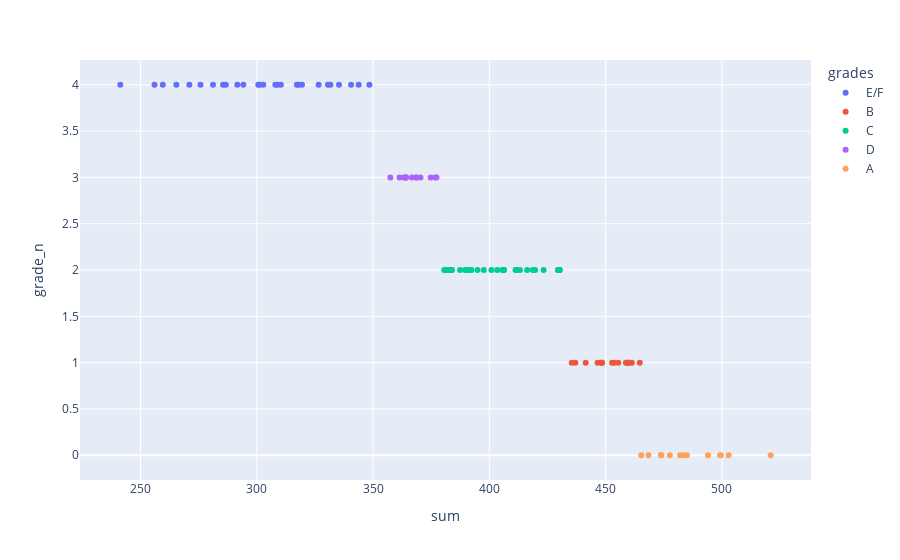

The cell this chart's notebook holds for it:
### Code cell
px.scatter(df,x='sum',y='grade_n',color='grades')

### Figure 1 — Plotly figure (JSON) as saved in the notebook; plotly's stock layout.template omitted (floating-point values rounded to 4 significant figures)
{"data": [{"hovertemplate": "grades=E/F<br>sum=%{x}<br>grade_n=%{y}<extra></extra>", "legendgroup": "E/F", "marker": {"color": "#636efa", "symbol": "circle"}, "mode": "markers", "name": "E/F", "orientation": "v", "showlegend": true, "type": "scatter", "x": [259.6, 308.9, 275.8, 294.2, 271, 291.6, 330.6, 285.5, 256.0, 326.6, 318.0, 317.2, 331.6, 281.2, 265.4, 302.8, 301.1, 348.4, 286.7, 319.4, 310.4, 308.0, 241.3, 343.8, 335.3, 300.6, 340.5], "xaxis": "x", "y": [4, 4, 4, 4, 4, 4, 4, 4, 4, 4, 4, 4, 4, 4, 4, 4, 4, 4, 4, 4, 4, 4, 4, 4, 4, 4, 4], "yaxis": "y"}, {"hovertemplate": "grades=B<br>sum=%{x}<br>grade_n=%{y}<extra></extra>", "legendgroup": "B", "marker": {"color": "#EF553B", "symbol": "circle"}, "mode": "markers", "name": "B", "orientation": "v", "showlegend": true, "type": "scatter", "x": [435.4, 461.3, 446.5, 448.1, 448.3, 459.4, 437.0, 455.4, 464.7, 460.3, 453.7, 452.8, 459.4, 448.5, 441.4, 458.7], "xaxis": "x", "y": [1, 1, 1, 1, 1, 1, 1, 1, 1, 1, 1, 1, 1, 1, 1, 1], "yaxis": "y"}, {"hovertemplate": "grades=C<br>sum=%{x}<br>grade_n=%{y}<extra></extra>", "legendgroup": "C", "marker": {"color": "#00cc96", "symbol": "circle"}, "mode": "markers", "name": "C", "orientation": "v", "showlegend": true, "type": "scatter", "x": [413.2, 403.4, 391.4, 406.3, 430.2, 429.8, 380.6, 381.3, 429.5, 387.4, 405.6, 392.2, 430.3, 382.3, 419.7, 382.9, 416.3, 397.6, 383.8, 394.9, 390.0, 389.6, 406.1, 412.0, 411.2, 418.7, 392.2, 400.9, 423.3, 383.9], "xaxis": "x", "y": [2, 2, 2, 2, 2, 2, 2, 2, 2, 2, 2, 2, 2, 2, 2, 2, 2, 2, 2, 2, 2, 2, 2, 2, 2, 2, 2, 2, 2, 2], "yaxis": "y"}, {"hovertemplate": "grades=D<br>sum=%{x}<br>grade_n=%{y}<extra></extra>", "legendgroup": "D", "marker": {"color": "#ab63fa", "symbol": "circle"}, "mode": "markers", "name": "D", "orientation": "v", "showlegend": true, "type": "scatter", "x": [376.8, 368.6, 363.1, 368.7, 364.2, 370.4, 357.4, 361.4, 374.8, 364.0, 366.8, 377.3, 364.0], "xaxis": "x", "y": [3, 3, 3, 3, 3, 3, 3, 3, 3, 3, 3, 3, 3], "yaxis": "y"}, {"hovertemplate": "grades=A<br>sum=%{x}<br>grade_n=%{y}<extra></extra>", "legendgroup": "A", "marker": {"color": "#FFA15A", "symbol": "circle"}, "mode": "markers", "name": "A", "orientation": "v", "showlegend": true, "type": "scatter", "x": [502.9, 468.4, 499.3, 483.5, 477.6, 482.0, 484.9, 494.1, 521.0, 474.0, 499.5, 473.7, 465.3], "xaxis": "x", "y": [0, 0, 0, 0, 0, 0, 0, 0, 0, 0, 0, 0, 0], "yaxis": "y"}], "layout": {"legend": {"title": {"text": "grades"}, "tracegroupgap": 0}, "margin": {"t": 60}, "xaxis": {"anchor": "y", "domain": [0, 1], "title": {"text": "sum"}}, "yaxis": {"anchor": "x", "domain": [0, 1], "title": {"text": "grade_n"}}}}
